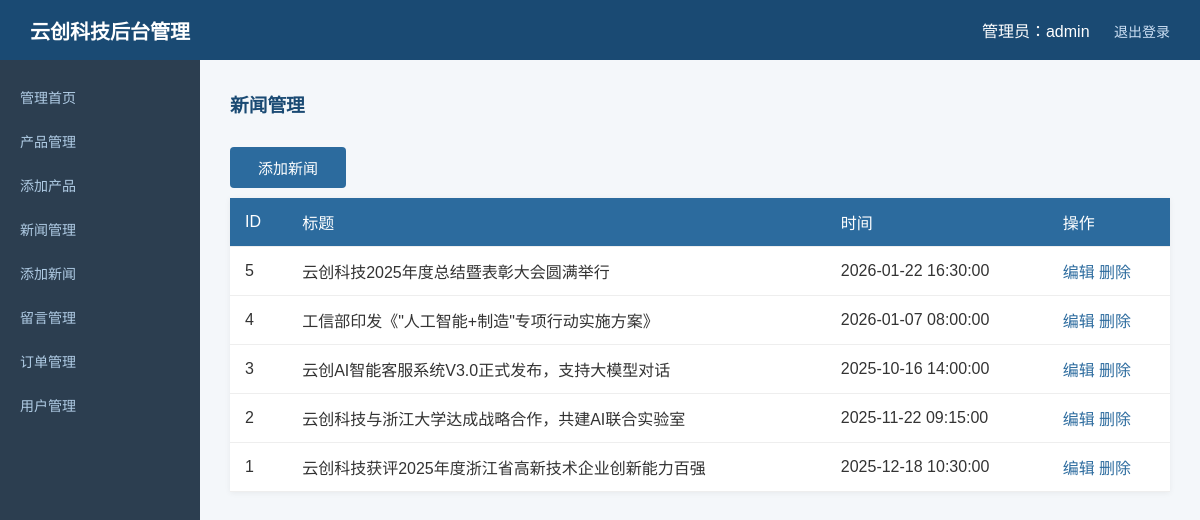
The app's page /admin/news.php (signed in) with its own data.
### tables this page shows
CREATE TABLE news (
  id INT AUTO_INCREMENT PRIMARY KEY,
  title VARCHAR(200) NOT NULL,
  content TEXT,
  image VARCHAR(200),
  create_time DATETIME DEFAULT NOW()
) DEFAULT;

### admin/news.php (the view)
<?php require_once 'db.php';
$res = mysqli_query($conn, "SELECT * FROM news ORDER BY id DESC");
include 'header.php'; ?>
<h3>新闻管理</h3>
<a href="add_news.php" class="btn" style="margin:10px 0;">添加新闻</a>
<table><tr><th>ID</th><th>标题</th><th>时间</th><th>操作</th></tr>
<?php while ($row = mysqli_fetch_assoc($res)): ?>
<tr>
  <td><?=$row['id']?></td>
  <td><?=htmlspecialchars($row['title'])?></td>
  <td><?=$row['create_time']?></td>
  <td>
    <a href="add_news.php?id=<?=$row['id']?>">编辑</a>
    <a href="delete_news.php?id=<?=$row['id']?>" onclick="return confirm('确定删除？')">删除</a>
  </td>
</tr>
<?php endwhile; ?>
</table>
<?php include 'footer.php'; ?>

### css/style.css (style rules this page uses)
* { margin: 0; padding: 0; box-sizing: border-box; }
body { font-family: "Microsoft YaHei", sans-serif; background: #f4f7fa; color: #333; }
a { text-decoration: none; color: #2c6b9e; }
.btn { display: inline-block; padding: 10px 28px; background: #2c6b9e; color: #fff; border: none; border-radius: 4px; font-size: 15px; cursor: pointer; transition: 0.3s; }
table { width: 100%; border-collapse: collapse; background: #fff; box-shadow: 0 1px 6px rgba(0,0,0,0.06); }
th, td { padding: 12px 15px; text-align: left; border-bottom: 1px solid #eee; }
th { background: #2c6b9e; color: #fff; font-weight: normal; }

### admin/header.php (style rules this page uses)
body { margin:0;font-family:"Microsoft YaHei",sans-serif; }
.admin-main h3 { margin-bottom:20px;color:#1a4a73; }

### records on screen
news: id "5", title "云创科技2025年度总结暨表彰大会圆满举行", create_time "2026-01-22 16:30:00"
news: id "4", title "工信部印发《\"人工智能+制造\"专项行动实施方案》", create_time "2026-01-07 08:00:00"
news: id "3", title "云创AI智能客服系统V3.0正式发布，支持大模型对话", create_time "2025-10-16 14:00:00"
news: id "2", title "云创科技与浙江大学达成战略合作，共建AI联合实验室", create_time "2025-11-22 09:15:00"
news: id "1", title "云创科技获评2025年度浙江省高新技术企业创新能力百强", create_time "2025-12-18 10:30:00"

### other values on screen
$_SESSION['admin'] "admin"
